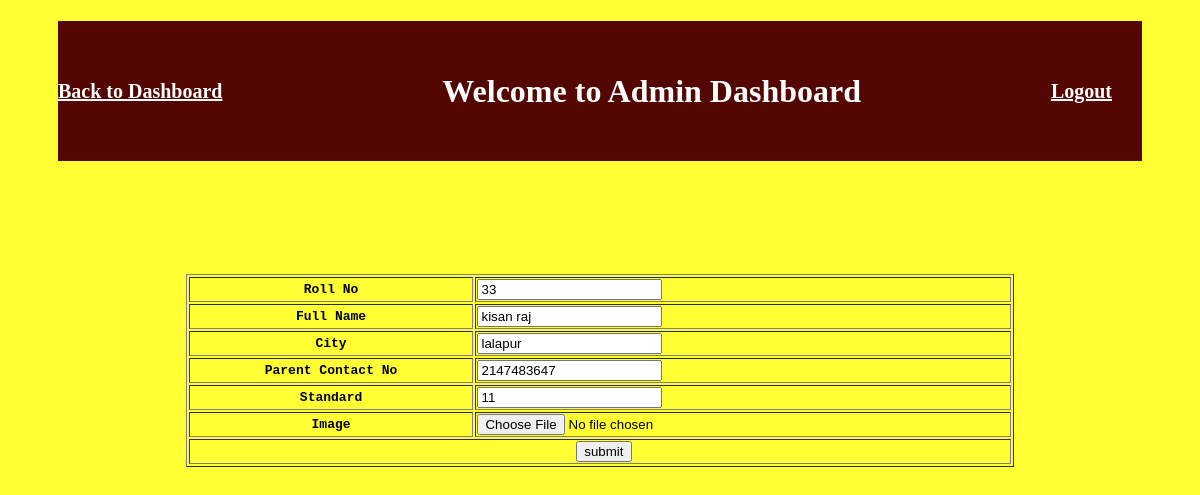
/admin/updateform.php?id=2 (signed in), run on the app's committed database.
### tables this page shows
CREATE TABLE `student` (
  `id` int(11) NOT NULL,
  `rollno` int(11) NOT NULL,
  `name` varchar(222) NOT NULL,
  `city` varchar(222) NOT NULL,
  `pcont` varchar(222) NOT NULL,
  `standard` varchar(222) NOT NULL,
  `image` text NOT NULL
);

### admin/updateform.php (the view, shortened to what this page needs)
<?php
     include("header.php");
	 include("titlehead.php");
	 include("../dbcon.php");
?>
<?php
	$id= $_GET['id'];
	$sql="select * from `student` where `id`='".$id."'";
	$qry=mysqli_query($con,$sql);
	if($qry){
	$data=mysqli_fetch_assoc($qry);
	}
echo "<pre>";
?>
	<form method="post" action="updatedata.php" enctype="multipart/form-data">
         <table align="center" border="1" style="width:70%; margin-top:40px;">
		    <tr>
			    <th>Roll No</th>
				<td><input type="text" name="rollno" value="<?php echo $data['rollno'];?>" required></td>
			</tr>
			<tr>
			    <th>Full Name</th>
				<td><input type="text" name="name" value="<?php echo $data['name'];?>" required></td>
			</tr>
			<tr>
			    <th>City</th>
				<td><input type="text" name="city" value="<?php echo $data['city'];?>" required></td>
			</tr>
			<tr>
			    <th>Parent Contact No</th>
				<td><input type="text" name="pcon" value="<?php echo $data['pcont'];?>" required></td>
			</tr>
			<tr>
			    <th>Standard</th>
				<td><input type="number" name="std" value="<?php echo $data['standard'];?>" required></td>
			</tr>
			<tr>
			    <th>Image</th>
				<td><input type="file" name="simg" required></td>
			</tr>
			<tr>
			     <td colspan="2" align="center"> <input type="submit" name="submit" value="submit" ></td>
			</tr>
		 </table>
</form>
</body>
</html>

### data on the page
student: rollno "33", name "kisan raj", city "lalapur", pcon "2147483647", std "11"
